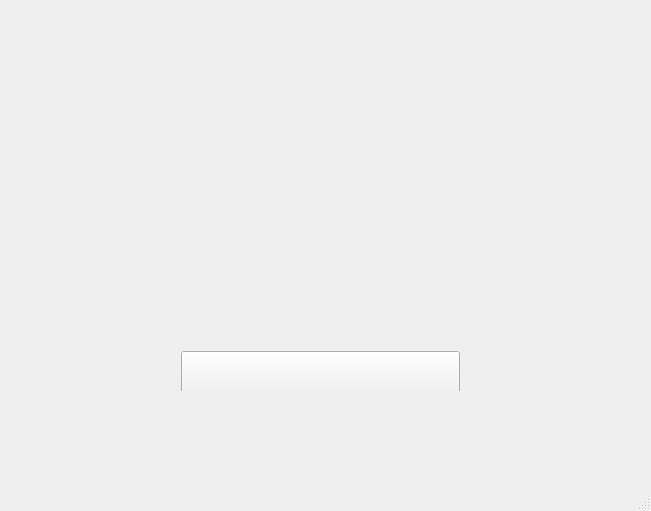
<?xml version="1.0" encoding="UTF-8"?>
<ui version="4.0">
 <class>MainWindow</class>
 <widget class="QMainWindow" name="MainWindow">
  <property name="geometry">
   <rect>
    <x>0</x>
    <y>0</y>
    <width>651</width>
    <height>511</height>
   </rect>
  </property>
  <property name="windowTitle">
   <string>MainWindow</string>
  </property>
  <property name="styleSheet">
   <string notr="true">background-image: url(:/icon1.png);
background-image: url(:/main.png);</string>
  </property>
  <widget class="QWidget" name="centralWidget">
   <widget class="QWidget" name="layoutWidget">
    <property name="geometry">
     <rect>
      <x>170</x>
      <y>340</y>
      <width>301</width>
      <height>51</height>
     </rect>
    </property>
    <layout class="QHBoxLayout" name="horizontalLayout">
     <item>
      <widget class="QPushButton" name="pushButton">
       <property name="minimumSize">
        <size>
         <width>0</width>
         <height>50</height>
        </size>
       </property>
       <property name="maximumSize">
        <size>
         <width>300</width>
         <height>16777215</height>
        </size>
       </property>
       <property name="font">
        <font>
         <pointsize>16</pointsize>
        </font>
       </property>
       <property name="cursor">
        <cursorShape>PointingHandCursor</cursorShape>
       </property>
       <property name="styleSheet">
        <string notr="true">background-image: url(:/icon1.png);</string>
       </property>
       <property name="text">
        <string/>
       </property>
      </widget>
     </item>
    </layout>
   </widget>
  </widget>
  <widget class="QStatusBar" name="statusBar"/>
 </widget>
 <layoutdefault spacing="6" margin="11"/>
 <resources/>
 <connections/>
</ui>
